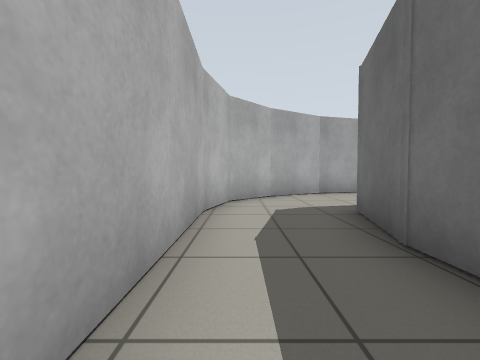
view 1 (above)

22 first-person views from a walk through a world built for the Gazebo simulator. The camera is 0.72 m above the floor, tilts 2° down and sees 90° across. The floor is counted in squares, 1 m on a side. Each view is taken from the middle of a square. On the plan, view 1 faces up. The plan holds only what a view shows up to about 9 squares ahead; the rest is blank. The robots in the file are not drawn.

view 2
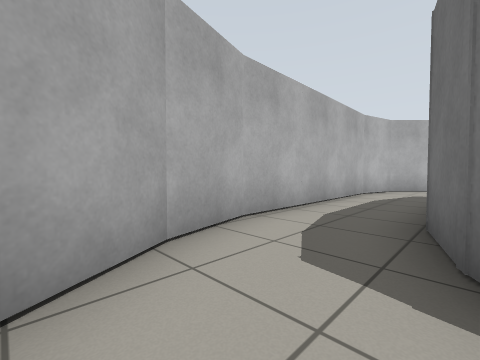

view 3
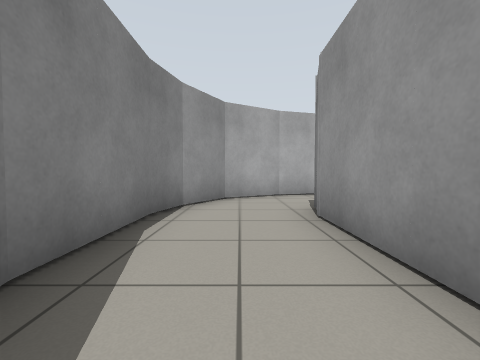

view 4
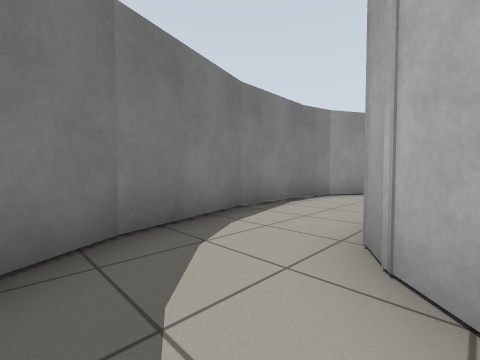

view 5
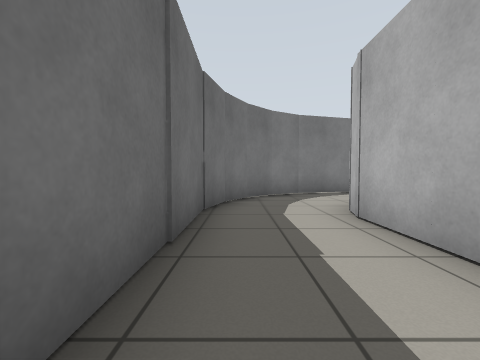

view 6
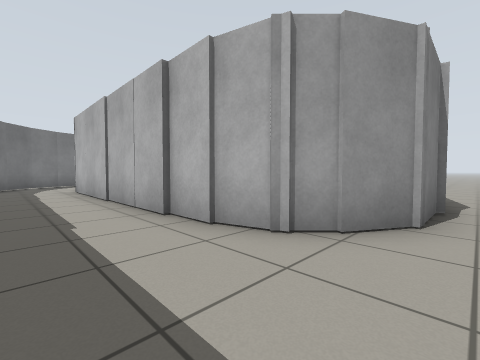

view 7
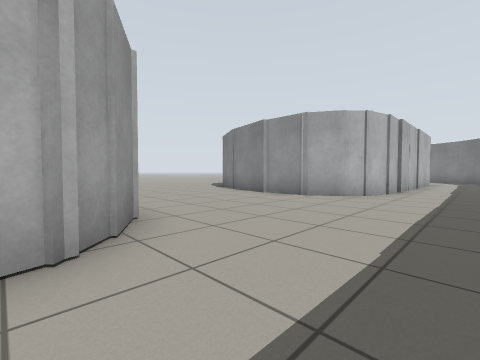

view 8
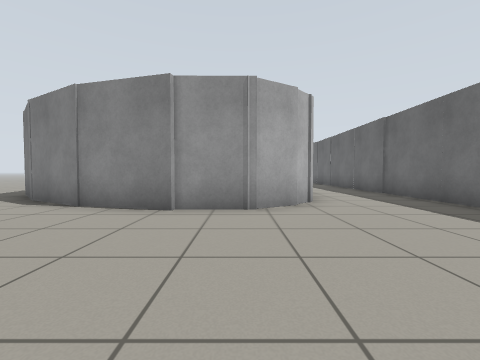

view 9
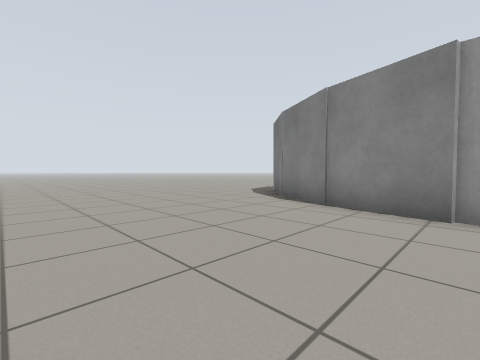

view 10
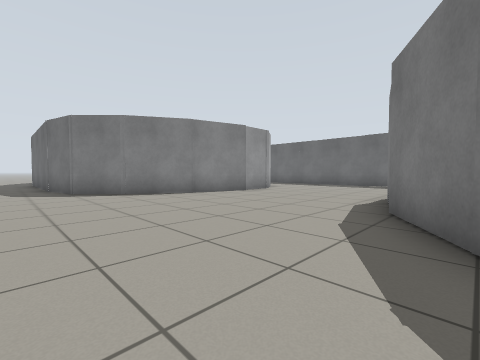

view 11
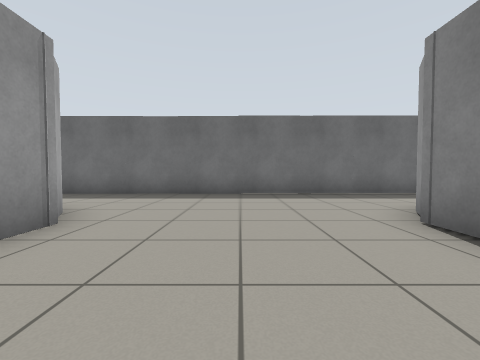

view 12
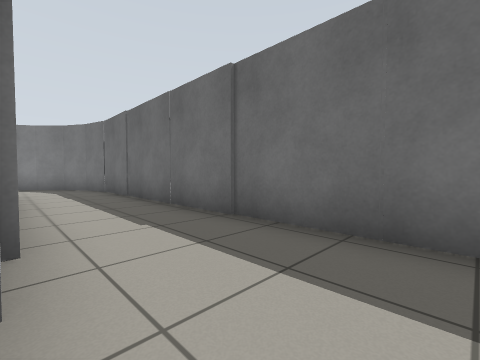

view 13
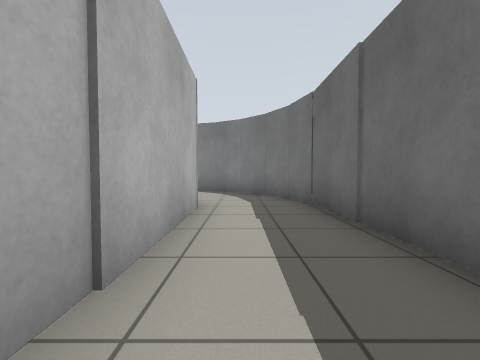

view 14
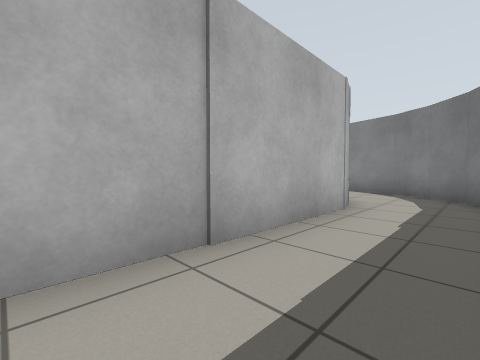

view 15
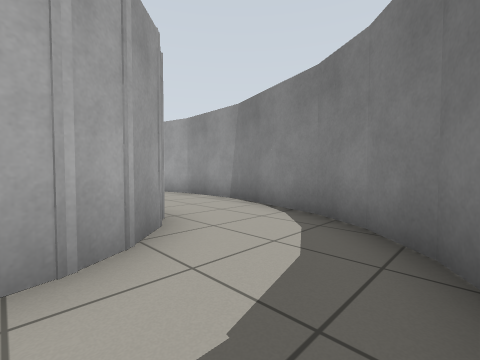

view 16
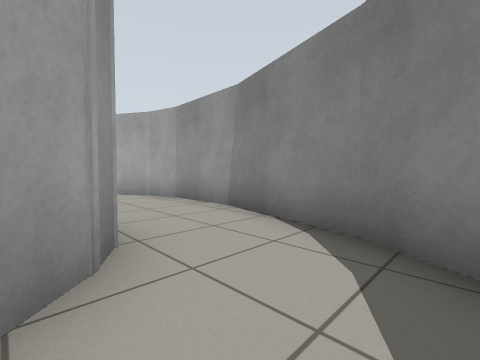

view 17
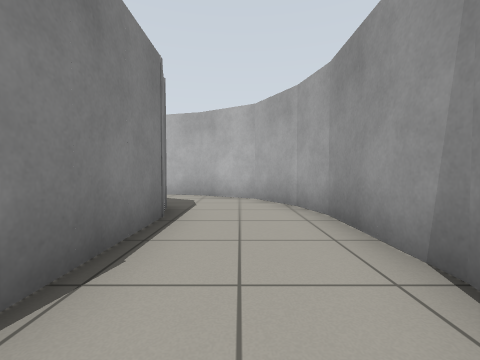

view 18
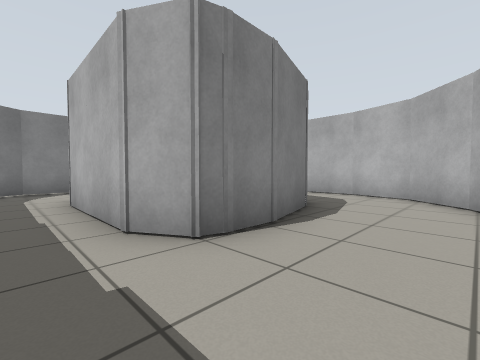

view 19
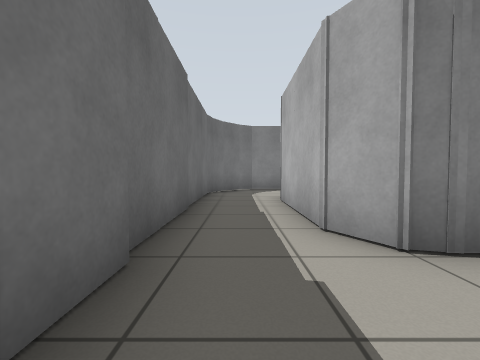

view 20
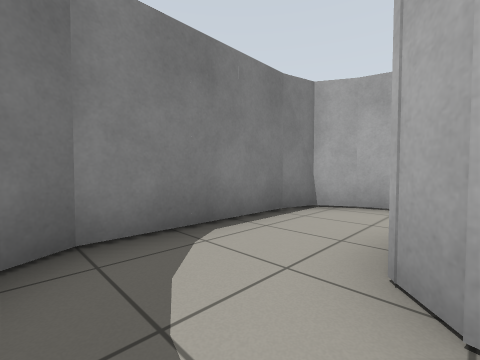

view 21
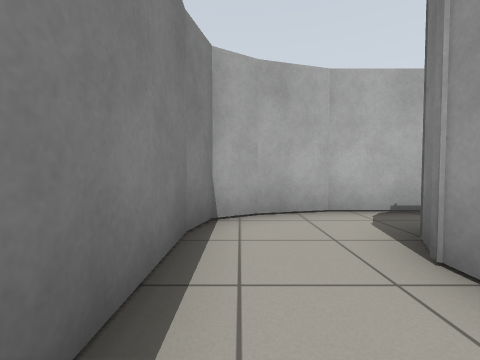

view 22
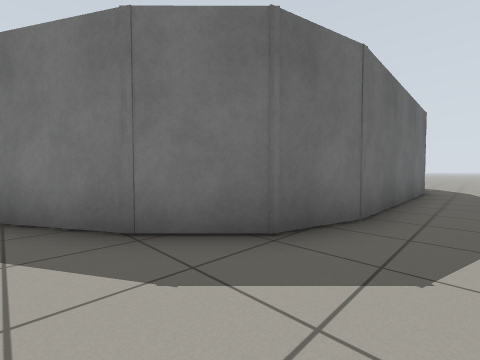

### Floor plan
Points are (right, up) in squares from view 1. A wall is a line through its corners. A room is listed if a view was taken in it or the views show most of it. See-through windows are left out.
Room 1 (view 1)
walls: (1.6, 1.5) (1.6, 2.4); (1.5, 2.2) (2.1, 4.2); (-0.7, -1.2) (-0.2, -2.9); (2, -1.9) (1.5, -0.3); (-0.6, 4.3) (-0.6, -1.4); (-0.3, -2.7) (0.7, -4.4)
ways out: opening at (1, -3) to room 2; opening at (1, 5) to room 8
Room 2 (views 2, 3)
walls: (3.4, -2.8) (2.4, -2.5); (3, -5.4) (5.5, -5.4); (5.5, -5.5) (8.1, -4.7); (5.8, -2.8) (3.2, -2.8); (2, -5.1) (3.2, -5.5); (0.7, -4.4) (2.1, -5.2); (7.2, -2.4) (6.5, -2.8)
ways out: opening at (1, -3) to room 1; opening at (8, -4) to room 3
Room 3 (views 4, 5, 6, 7, 8, 9, 10, 11, 12, 13, 14, 15, 22)
walls: (4.7, 8.5) (6.2, 8.5) (7.3, 7.9); (3.7, 8.3) (4.8, 8.6); (7.2, 7.9) (7.7, 7.4) (7.9, 6.4); (4.8, 13.4) (2.7, 14); (2.7, 13.9) (0.6, 15.1); (8.1, 6.5) (8.1, -0.9); (7.3, 14.2) (6.2, 13.5) (4.6, 13.5); (0.6, 6.9) (2.7, 8.1); (8, 15.7) (7.7, 14.7) (7.2, 14.2); (0.8, 15) (-0.4, 16.2); (10.7, 5.1) (10.7, 23.5); (-0.8, 4.1) (-0.4, 5.8) (0.9, 7.1); (8.2, -0.5) (8, -1.4); (7.6, -1.9) (7, -2.6); (-0.8, -1.2) (-0.8, 4.4); (10.7, -1.5) (10.7, 2.4); (8.1, 23.1) (8.1, 15.5); (10.3, -2.5) (10.7, -1.3); (7.9, 23.6) (8.2, 22.5); (9.8, -3.5) (10.4, -2.4); (9, -4.2) (9.8, -3.4); (8.1, -4.8) (9.1, -4.2)
ways out: opening at (8, -4) to room 2; opening at (9, 24) to room 4; opening at (-2, -2); opening at (-2, 17)
Room 4 (view 16)
walls: (7.6, 24) (8.1, 23.1); (7, 24.5) (7.9, 23.6); (6.5, 24.8) (7.1, 24.4); (9, 26.2) (8.1, 26.8); (9.8, 25.4) (9, 26.3); (10.6, 23.3) (10.3, 24.5) (9.8, 25.5)
ways out: opening at (9, 24) to room 3; opening at (7, 26) to room 5
Room 5 (view 17)
walls: (3.1, 24.8) (5.9, 24.8); (3.1, 27.5) (1.9, 27.2); (5.5, 27.5) (3, 27.5); (2.3, 24.5) (3.3, 24.8); (2, 27.2) (0.6, 26.4) (-0.3, 24.8); (8.2, 26.8) (5.4, 27.5)
ways out: opening at (7, 26) to room 4
Room 6 (views 18, 19, 20)
walls: (7.9, 5.1) (7.9, 6.3); (5.1, 5) (5.5, 4.9); (7.9, 2.4) (7.9, 5); (4.2, 5) (5.5, 5) (6, 4.1) (6, 1); (4.1, 8.3) (2.6, 7.9) (1.8, 7.4); (2.5, 4.5) (4.4, 5); (7.9, -0.2) (7.9, 2.3); (7.5, -1.8) (7.9, -1.2) (8, -0.7); (7.2, -2.1) (7.6, -1.7)
ways out: opening at (7, -1) to room 7; opening at (3, 6) to room 8
Room 7 (view 21)
walls: (4.5, -0.5) (4.1, -0.5) (3.5, -0.1); (5.7, 0) (5.1, -0.5); (3.2, -2.6) (6.5, -2.6) (7.1, -2.3); (2, -1.7) (2.5, -2.4) (3.3, -2.6); (1.7, -0.3) (2.1, -1.8)
ways out: opening at (7, -1) to room 6
Room 8 (no view inside)
walls: (0.9, 6.9) (-0.2, 5.8) (-0.7, 4.2); (1.8, 7.4) (0.8, 6.8)
ways out: opening at (1, 5) to room 1; opening at (3, 6) to room 6

Where each view was taken, in squares from view 1:
view 1: 0 up, 0 right, facing up
view 2: 4 down, 2 right, facing up-left
view 3: 4 down, 7 right, facing left
view 4: 2 down, 9 right, facing down-left
view 5: 3 up, 10 right, facing down
view 6: 9 up, 10 right, facing down-left
view 7: 7 up, 10 right, facing up-left
view 8: 9 up, 6 right, facing up
view 9: 9 up, 5 right, facing up-left
view 10: 7 up, 2 left, facing up-right
view 11: 11 up, 3 right, facing right
view 12: 14 up, 8 right, facing up-right
view 13: 18 up, 9 right, facing up
view 14: 18 up, 10 right, facing up-left
view 15: 23 up, 10 right, facing up-left
view 16: 24 up, 9 right, facing up-left
view 17: 26 up, 7 right, facing left
view 18: 7 up, 7 right, facing down-left
view 19: 7 up, 7 right, facing down
view 20: 0 up, 7 right, facing down-left
view 21: 2 down, 6 right, facing left
view 22: 8 up, 2 left, facing down-right
